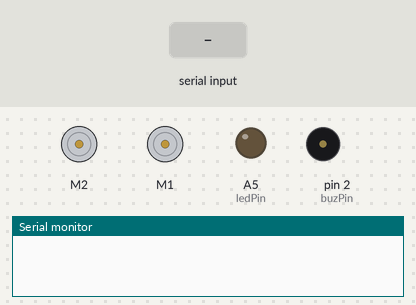
The sketch below on a simulated Arduino Uno, built with avr-gcc and run on an emulated ATmega328P. Shown: 2 × DC motor (green arrow = forward, orange = backward, longer = faster), output pins drawn as LEDs (lit = HIGH), buzzer (waves = sounding, pin HIGH), the last lines printed to the serial monitor. Inputs (shaded band) come from the test bench.

Above: at 1.2 s.
1.3 s: "Y" received over Serial
At 1.73 s:
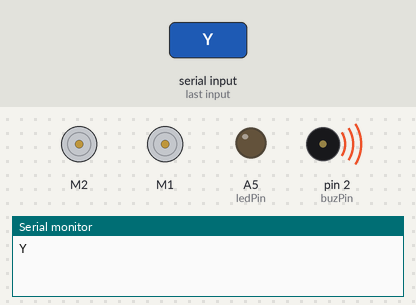
3.3 s: byte 88 ('X') received over Serial
At 4.0 s:
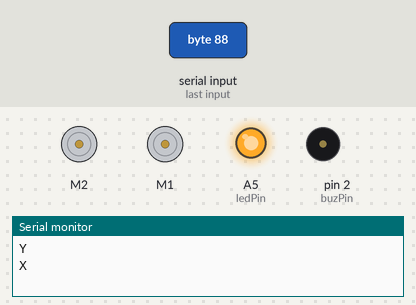
4.8 s: "F" received over Serial
At 5.1 s:
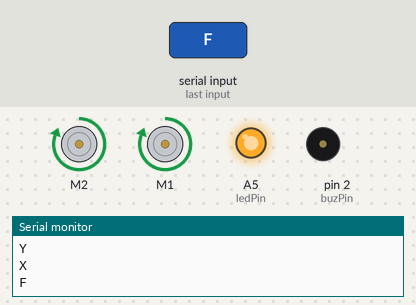
6.3 s: byte 120 ('x') received over Serial
At 7.5 s:
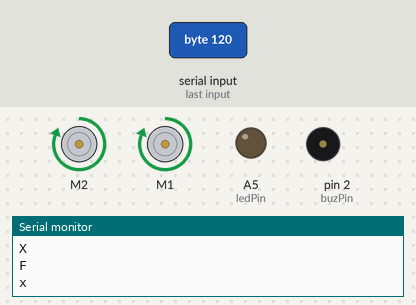
7.8 s: byte 49 ('1') received over Serial
At 8.6 s:
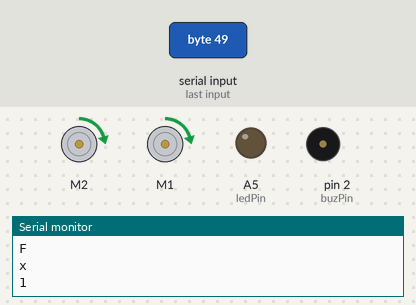
9.3 s: byte 50 ('2') received over Serial
At 9.8 s:
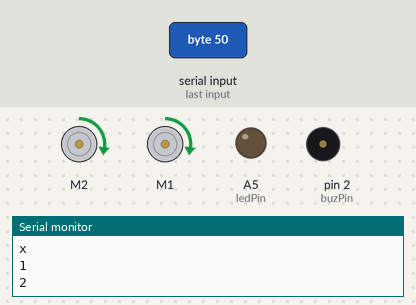
Timing chart, 0 to 11.8 s (numbered marks = the images above; inputs shaded):
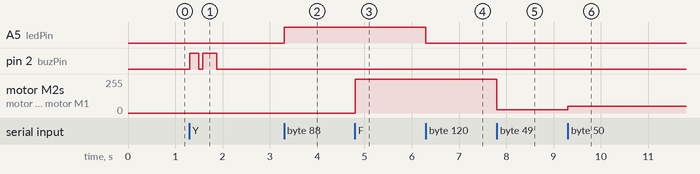

Measured:
- after the input at 1.3 s, pin 2 (buzPin): LOW → HIGH at once, → LOW 0.20 s later, → HIGH 0.08 s later, → LOW 0.30 s later
- after the input at 3.3 s, A5 (ledPin): LOW → HIGH at once
- after the input at 4.8 s, motor M2, motor M1: stopped → forward 255/255 at once
- after the input at 6.3 s, A5 (ledPin): HIGH → LOW at once
- after the input at 7.8 s, motor M2, motor M1: forward 255/255 → forward 25/255 at once
- after the input at 9.3 s, motor M2, motor M1: forward 25/255 → forward 50/255 at once

The sketch:

moving_code.ino
```cpp
#include <AFMotor.h>

AF_DCMotor MotorFR(1);   // Right motor
AF_DCMotor MotorFL(2);   // Left motor

const int buzPin = 2;
const int ledPin = A5;
int valSpeed = 255;

void setup() {
  Serial.begin(9600);

  pinMode(buzPin, OUTPUT);
  pinMode(ledPin, OUTPUT);

  MotorFL.setSpeed(valSpeed);
  MotorFR.setSpeed(valSpeed);

  MotorFL.run(RELEASE);
  MotorFR.run(RELEASE);
}

void loop() {
  while (Serial.available() > 0) {
    char command = Serial.read();
    Serial.println(command);

    switch (command) {

      case 'F':   // Forward
        SetSpeed(valSpeed);
        MotorFL.run(FORWARD);
        MotorFR.run(FORWARD);
        break;

      case 'B':   // Backward
        SetSpeed(valSpeed);
        MotorFL.run(BACKWARD);
        MotorFR.run(BACKWARD);
        break;

      case 'R':   // Right turn
        SetSpeed(valSpeed);
        MotorFL.run(FORWARD);
        MotorFR.run(BACKWARD);
        break;

      case 'L':   // Left turn
        SetSpeed(valSpeed);
        MotorFL.run(BACKWARD);
        MotorFR.run(FORWARD);
        break;

      case 'G':   // Forward left
        MotorFL.setSpeed(valSpeed / 4);
        MotorFR.setSpeed(valSpeed);
        MotorFL.run(FORWARD);
        MotorFR.run(FORWARD);
        break;

      case 'H':   // Forward right
        MotorFR.setSpeed(valSpeed / 4);
        MotorFL.setSpeed(valSpeed);
        MotorFL.run(FORWARD);
        MotorFR.run(FORWARD);
        break;

      case 'I':   // Backward left
        MotorFL.setSpeed(valSpeed / 4);
        MotorFR.setSpeed(valSpeed);
        MotorFL.run(BACKWARD);
        MotorFR.run(BACKWARD);
        break;

      case 'J':   // Backward right
        MotorFR.setSpeed(valSpeed / 4);
        MotorFL.setSpeed(valSpeed);
        MotorFL.run(BACKWARD);
        MotorFR.run(BACKWARD);
        break;

      case 'S':   // Stop
        MotorFL.run(RELEASE);
        MotorFR.run(RELEASE);
        break;

      case 'Y':   // Horn
        digitalWrite(buzPin, HIGH);
        delay(200);
        digitalWrite(buzPin, LOW);
        delay(80);
        digitalWrite(buzPin, HIGH);
        delay(300);
        digitalWrite(buzPin, LOW);
        break;

      case 'X':   // Light ON
        digitalWrite(ledPin, HIGH);
        break;

      case 'x':   // Light OFF
        digitalWrite(ledPin, LOW);
        break;

      // Speed 0–9
      case '0': SetSpeed(0); break;
      case '1': SetSpeed(25); break;
      case '2': SetSpeed(50); break;
      case '3': SetSpeed(75); break;
      case '4': SetSpeed(100); break;
      case '5': SetSpeed(125); break;
      case '6': SetSpeed(150); break;
      case '7': SetSpeed(175); break;
      case '8': SetSpeed(200); break;
      case '9': SetSpeed(255); break;
    }
  }
}

void SetSpeed(int val) {
  valSpeed = val;
  MotorFL.setSpeed(val);
  MotorFR.setSpeed(val);
}
```
